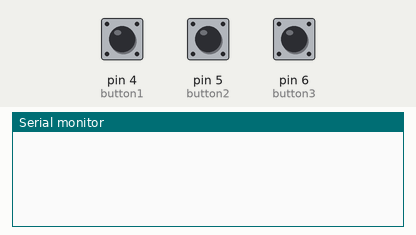
This sketch was run on a simulated Arduino Uno, built with avr-gcc and run on an emulated ATmega328P. On the bench: the last lines printed to the serial monitor. Inputs (shaded band) come from the test bench; at power-on: pin 4 (button1) HIGH, pin 5 (button2) HIGH, pin 6 (button3) HIGH.

Above: at 1.2 s.
1.3 s: pin 4 (button1) pulled LOW for 0.15 s
At 2.1 s:
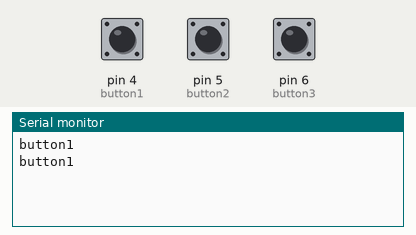
2.9 s: pin 5 (button2) pulled LOW for 0.15 s
At 3.4 s:
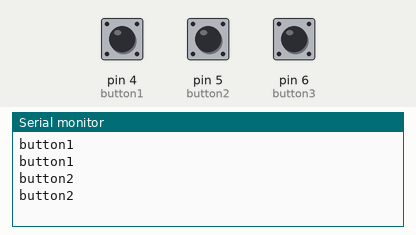
4.5 s: pin 6 (button3) pulled LOW for 0.15 s
At 5.8 s:
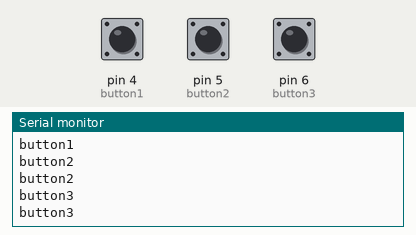
Timing chart, 0 to 7.5 s (numbered marks = the images above; inputs shaded):
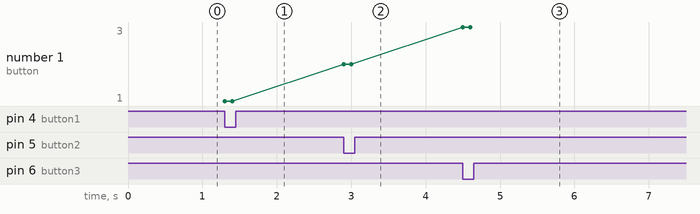

The sketch:

controller.ino
```cpp
#define button1 4
#define button2 5
#define button3 6

void setup() {
  // put your setup code here, to run once:
  Serial.begin(9600);
  pinMode(button1, INPUT_PULLUP);
  pinMode(button2, INPUT_PULLUP);
  pinMode(button3, INPUT_PULLUP);
}

void loop() {
  // put your main code here, to run repeatedly:

  if(digitalRead(button1) == 0)
  {
    Serial.println("button1");
  }
  if(digitalRead(button2) == 0)
  {
    Serial.println("button2");
  }
  if(digitalRead(button3) == 0)
  {
    Serial.println("button3");
  }
  delay(100);
}
```

Measured:
- after the input at 1.3 s, the serial monitor: prints a new line at once (image 1)
- after the input at 2.9 s, the serial monitor: prints a new line at once (image 2)
- after the input at 4.5 s, the serial monitor: prints a new line at once (image 3)
- plotted number 1: 1 → 2 after the input at 2.9 s, 2 → 3 after the input at 4.5 s
